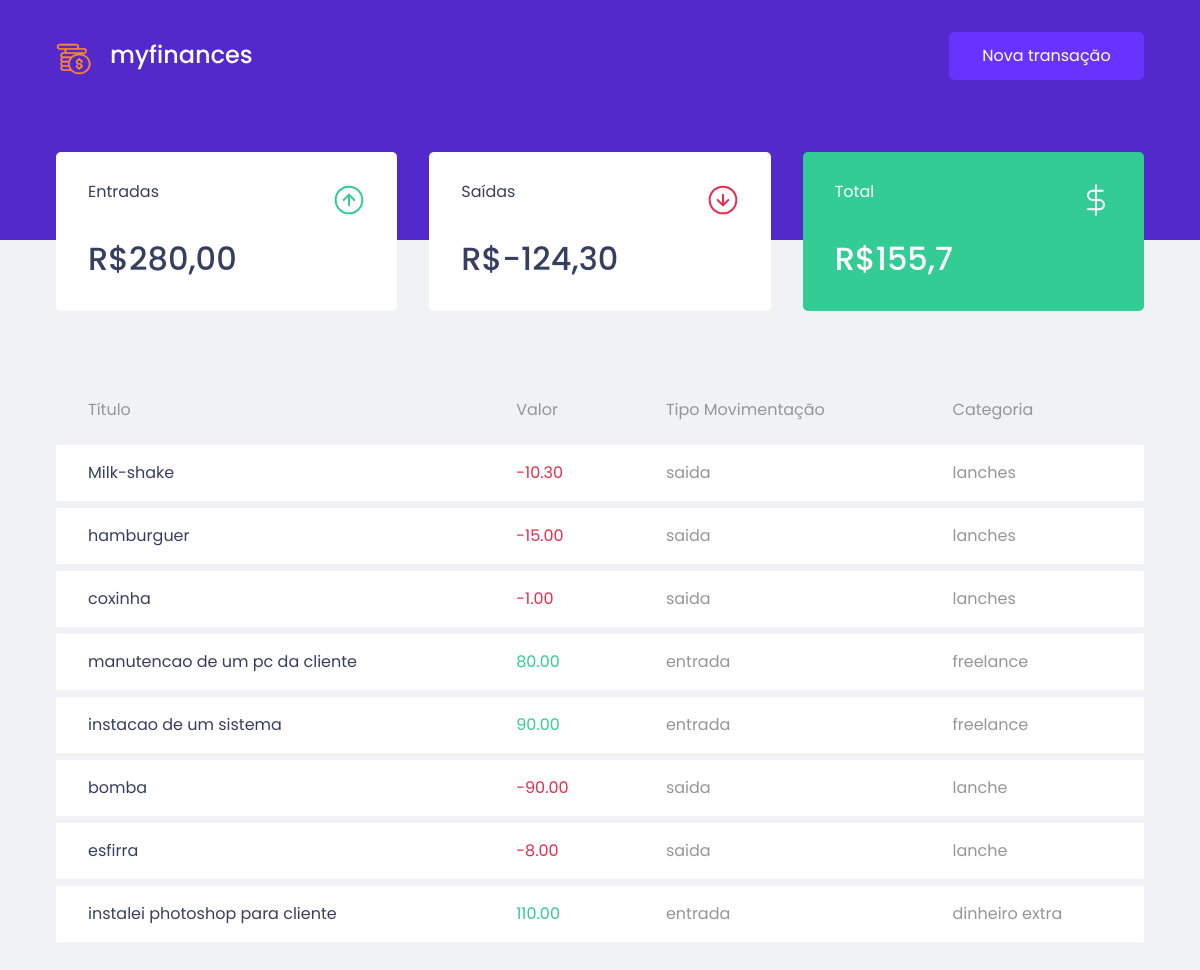
The page / on the database its author committed.
### tables this page shows
CREATE TABLE IF NOT EXISTS `movimentacao` (
  `id` int(11) NOT NULL AUTO_INCREMENT,
  `nome` varchar(100) DEFAULT NULL,
  `preco` decimal(10,2) DEFAULT NULL,
  `tipo_movimentacao` varchar(10) DEFAULT NULL,
  `categoria` varchar(100) DEFAULT NULL,
  PRIMARY KEY (`id`)
);

### index.php (the view, shortened to what this page needs)
<?php
	$conexao_bd = new mysqli("localhost",
	"root","","myfinances");
	$sql = "SELECT * FROM movimentacao";
	$result = mysqli_query($conexao_bd,$sql);
	$sql_entrada = "SELECT
				SUM(preco) AS entrada
			FROM movimentacao
			WHERE
				tipo_movimentacao = 'entrada'
			";
	$result_entrada = mysqli_query($conexao_bd,$sql_entrada);
	foreach ($result_entrada as $registro) {
		$total_entrada =  $registro['entrada'] ;
	}
	$sql_saida = "	SELECT
						SUM(preco) as saida
					FROM movimentacao
					WHERE
						tipo_movimentacao = 'saida'
					;";
	$result_saida = mysqli_query($conexao_bd, $sql_saida);
	foreach ($result_saida as $registro) {
		$total_saida = $registro['saida'];
	}
	$total = $total_entrada - $total_saida;
?>
<!DOCTYPE html>
<html>
<head>
	<link rel="stylesheet" href="https://stackpath.bootstrapcdn.com/bootstrap/4.3.1/css/
	bootstrap.min.css">
	<link rel="stylesheet" href="css/global.css">
	<link rel="stylesheet" href="css/styles.css">
</head>
<body>
	<div class="container-header">
		<div class="content-header">
			<img src="assets/logo.svg">
			<button type="button"  data-toggle="modal" data-target="#modalExemplo">
			  Nova transação
			</button>
		</div>
	</div>
	<div class="main">
		<div class="content-main">
				<div class="item-dashboard">
					<div>
						<p>Entradas</p>
						<img src="assets/income.svg" alt="">
					</div>
					<strong>R$<?php echo str_replace(".", ",", $total_entrada) ?></strong>
				</div>
				<div class="item-dashboard">
					<div>
						<p>Saídas</p>
						<img src="assets/outcome.svg" alt="">
					</div>
					<strong>R$-<?php echo str_replace(".",",",$total_saida)  ?></strong>
				</div>
				<div class="item-dashboard  hightlight" >
					<div>
						<p>Total</p>
						<img src="assets/total.svg" alt="">
					</div>
					<strong>R$<?php echo str_replace(".", ",", $total )?></strong>
				</div>
		</div>
		<div class="content-table">
			<table>
				<thead>
					<tr>
						<th>Título</th>
						<th>Valor</th>
						<th>Tipo Movimentação</th>
						<th>Categoria</th>
					</tr>
				</thead>
				<tbody>
					<?php
					foreach ($result as $linha) {
						if ($linha['tipo_movimentacao'] == 'entrada'){
							echo "<tr>
									<td class='title'>".$linha['nome']."</td>
									<td class='entrada-cor'>".$linha['preco']."</td>
									<td>".$linha['tipo_movimentacao']."</td>
								 	<td>".$linha['categoria']."</td>
								  </tr>";
						} else {
							echo "<tr>
									<td class='title'>".$linha['nome']."</td>
									<td class='saida-cor'>-".$linha['preco']."</td>
									<td>".$linha['tipo_movimentacao']."</td>
									<td>".$linha['categoria']."</td>
								  </tr>";
						}
					}
					?>
				</tbody>
			</table>
		</div>
	</div>
</body>
</html>

### css/global.css (style rules this page uses)
* { margin: 0; padding: 0; box-sizing: border-box; }
html { font-size: 15px; }
body { background-color: #f0f2f5; }
body, input, textarea, button { font-family: "Poppins", sans-serif; font-weight: 400; }

### css/styles.css (style rules this page uses)
.container-header { background: #5429cc; }
.content-header { max-width: 1120px; margin: 0 auto; display: flex; justify-content: space-between; padding: 32px 16px 160px; }
button { height: 48px; width: 195px; background-color: #6933ff; border: 0; border-radius: 5px; color: #fff; font-size: 16px; cursor: pointer; transition: filter 0.2s; }
.main { max-width: 1120px; margin: 0 auto; padding: 32px 16px 32px 16px; }
.content-main { display: grid; grid-template-columns: 1fr 1fr 1fr; gap: 32px; margin-top: -120px; }
.item-dashboard { padding: 28px 32px 28px 32px; background-color: #fff; border-radius: 5px; color: #363F5F; }
.item-dashboard div { display: flex; justify-content: space-between; align-items: center; font-size: 16px; }
.item-dashboard strong { font-size: 32px; font-weight: 500; margin-top: 16px; display: block; }
.hightlight { background-color: #33cc95; color: #fff; }
table { border-collapse: initial; }
.content-table { margin-top: 64px; }
.content-table table { width: 100%; border-spacing: 0 0.5rem; }
.content-table table th { color: #969696; font-weight: 400; padding: 16px 32px 16px 32px; text-align: left; line-height: 24px; font-size: 16px; }
.content-table table td { background-color: #fff; color: #969696; border: 0; padding: 16px 32px 16px 32px; font-size: 16px; }
.content-table table .title { color: #363f5f; }
.content-table table .entrada-cor { color: #33cc95; }
.content-table table .saida-cor { color: #e52e4d; }

### rows shown on the page
movimentacao: nome "Milk-shake", preco "10.30", tipo_movimentacao "saida", categoria "lanches"
movimentacao: nome "hamburguer", preco "15.00", tipo_movimentacao "saida", categoria "lanches"
movimentacao: nome "coxinha", preco "1.00", tipo_movimentacao "saida", categoria "lanches"
movimentacao: nome "manutencao de um pc da cliente", preco "80.00", tipo_movimentacao "entrada", categoria "freelance"
movimentacao: nome "instacao de um sistema", preco "90.00", tipo_movimentacao "entrada", categoria "freelance"
movimentacao: nome "bomba", preco "90.00", tipo_movimentacao "saida", categoria "lanche"
movimentacao: nome "esfirra", preco "8.00", tipo_movimentacao "saida", categoria "lanche"
movimentacao: nome "instalei photoshop para cliente", preco "110.00", tipo_movimentacao "entrada", categoria "dinheiro extra"

### other values the page prints
str_replace(".", ",", $total_entrada) "280,00"
str_replace(".",",",$total_saida) "124,30"
str_replace(".", ",", $total ) "155,7"
